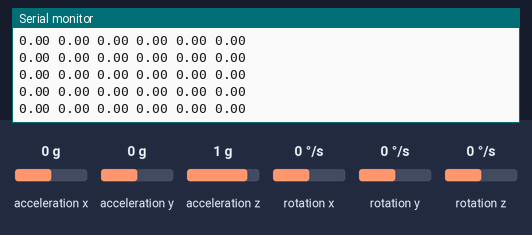
The sketch below on a simulated Raspberry Pi Pico. On the bench: the last lines printed to the serial monitor. Inputs (shaded band) come from the test bench; at power-on: acceleration x 0 g, acceleration y 0 g, acceleration z 1 g, rotation x 0 °/s, rotation y 0 °/s, rotation z 0 °/s.

Above: at 19.2 s.
19.3 s: acceleration x set to -1.4 g
At 20.2 s:
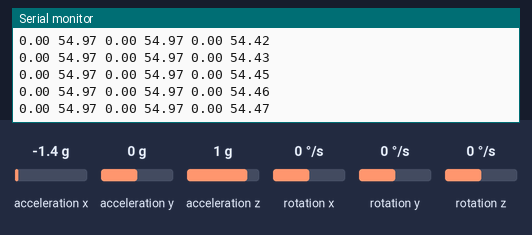
20.8 s: acceleration y set to 0.8 g
At 21.6 s:
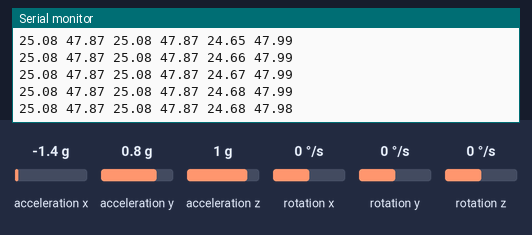
23.8 s: acceleration z set to -1.4 g
At 24.3 s:
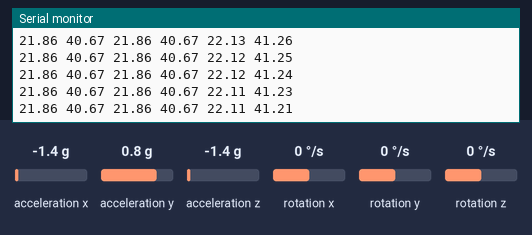
25.3 s: rotation x set to -192 °/s
At 26.0 s:
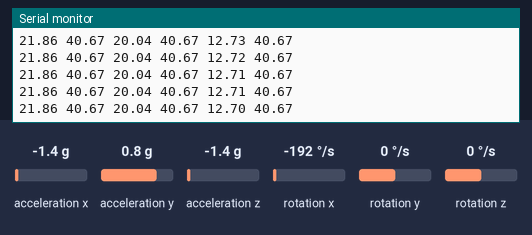
26.8 s: rotation y set to -192 °/s
Timing chart, 0 to 27.7 s (numbered marks = the images above; inputs shaded):
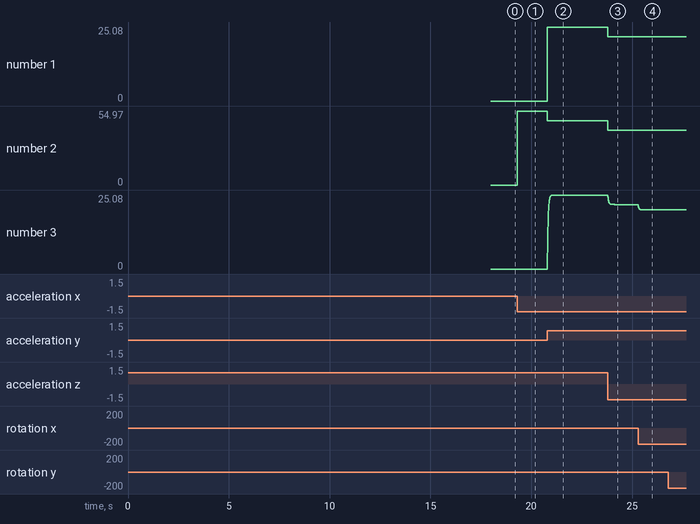

The sketch:

IMUread.ino
```cpp
#include <Wire.h>
#include <MPU6050.h>

MPU6050 mpu;

unsigned long previousTime = 0;
const unsigned long interval = 1;  // Update interval in milliseconds

// Read accelerometer and gyroscope data
int16_t rawAx, rawAy, rawAz;
int16_t rawGx, rawGy, rawGz;

// Calibrated coefficients
float Cal_Accel_X;
float Cal_Accel_Y;
float Cal_Accel_Z;

float Cal_Gyro_Roll;
float Cal_Gyro_Pitch;
float Cal_Gyro_Yaw;

// Calibrated form raw data
double CalibratedAx;
double CalibratedAy;
double CalibratedAz;

double CalibratedGx;
double CalibratedGy;
double CalibratedGz;

// Raw Orientation form accelerometer
double Pitch_Accel;
double Roll_Accel;

double Roll_Gyro;
double Pitch_Gyro;

// Kalman
float KalmanAngleRoll = 0;
float KalmanUncertaintyAngleRoll = 4; // std dev = 2
float KalmanAnglePitch = 0;
float KalmanUncertaintyAnglePitch = 4; // std dev = 2
float KalmanOutput[] = {0,0}; // angle prediction, uncertainty of the prediction

void setup() {
  Serial.begin(9600);

  Wire.setSDA(0);
  Wire.setSCL(1);
  Wire.begin();

  mpu.initialize();
  mpu.setFullScaleGyroRange(0x01);

  Serial.println("Testing connection to MPU6050...");
  Serial.println(mpu.testConnection() ? "MPU6050 connection successful" : "MPU6050 connection failed");

  Calibrate_factor();
}

void loop() {
  unsigned long currentTime = millis();
  if (currentTime - previousTime >= interval) {
    previousTime = currentTime;
    IMU_Calibration();

    // Orientation form Accelerometer
    Roll_Accel = atan(CalibratedAy/sqrt(CalibratedAx*CalibratedAx + CalibratedAz*CalibratedAz)) * 180.0/3.142;
    Pitch_Accel =  -atan(CalibratedAx/sqrt(CalibratedAy*CalibratedAy + CalibratedAz*CalibratedAz)) * 180.0/3.142;

    // Orientaation form Gyrometer
    float dt = interval / 1000.0;  // Convert interval to seconds
    Roll_Gyro += CalibratedGx * dt;
    Pitch_Gyro += CalibratedGy * dt;

    // Add complementary filter to combine accelerometer and gyroscope readings
    double alpha = 0.98;  // Complementary filter constant
    double Roll = alpha * Roll_Gyro + (1 - alpha) * Roll_Accel;
    double Pitch = alpha * Pitch_Gyro + (1 - alpha) * Pitch_Accel;

    DiscreteKalmanFilter(KalmanAngleRoll,CalibratedGx,Roll_Accel,KalmanUncertaintyAngleRoll);
    KalmanAngleRoll = KalmanOutput[0];
    KalmanUncertaintyAngleRoll = KalmanOutput[1];

    DiscreteKalmanFilter(KalmanAnglePitch,CalibratedGy,Pitch_Accel,KalmanUncertaintyAnglePitch);
    KalmanAnglePitch = KalmanOutput[0];
    KalmanUncertaintyAnglePitch = KalmanOutput[1];

    // Update Roll_Gyro and Pitch_Gyro with the filtered values
    Roll_Gyro = Roll;
    Pitch_Gyro = Pitch;

    Serial.print(Roll_Accel);
    Serial.print(" ");
    Serial.print(Pitch_Accel);
    Serial.print(" ");
    Serial.print(KalmanAngleRoll);
    Serial.print(" ");
    Serial.print(KalmanAnglePitch);
    Serial.print(" ");
    Serial.print(Roll);
    Serial.print(" ");
    Serial.print(Pitch);
    Serial.println();
  }
}

void IMU_Calibration(){
    mpu.getMotion6(&rawAx, &rawAy, &rawAz, &rawGx, &rawGy, &rawGz);
    // Map raw accelerometer values to g
    CalibratedAx = (rawAx - Cal_Accel_X) / 16384.0;
    CalibratedAy = (rawAy - Cal_Accel_Y) / 16384.0;
    CalibratedAz = ((rawAz - Cal_Accel_Z) / 16384.0) + 0.981;

    // Convert raw gyroscope values
    CalibratedGx = (rawGx - Cal_Gyro_Roll) / 65.5;
    CalibratedGy = (rawGy - Cal_Gyro_Pitch) / 65.5;
    CalibratedGz = (rawGz - Cal_Gyro_Yaw) / 65.5;
}

void Calibrate_factor(){
    for(int i = 0; i < 5000;i++){
      mpu.getMotion6(&rawAx, &rawAy, &rawAz, &rawGx, &rawGy, &rawGz);
      Cal_Accel_X += rawAx;
      Cal_Accel_Y += rawAy;
      Cal_Accel_Z += rawAz;

      Cal_Gyro_Roll += rawGx;
      Cal_Gyro_Pitch = rawGy;
      Cal_Gyro_Yaw = rawGz;
    }

    Cal_Accel_X /= 5000;
    Cal_Accel_Y /= 5000;
    Cal_Accel_Z /= 5000;

    Cal_Gyro_Roll /= 5000;
    Cal_Gyro_Pitch /= 5000;
    Cal_Gyro_Yaw /= 5000;
}

void DiscreteKalmanFilter(float KalmanState,float KalmanInput,float KalmanMeasurement,float KalmanUncertainty){ // KalmanInput = rotation rate, KalmanMeasurement = accelerometer angle
  KalmanState = KalmanState + interval/1000.0 * KalmanInput; // Xk = Ax + Bu
  KalmanUncertainty =  KalmanUncertainty + 1*1; // Pk = APkAT + Q
  float KalmanGain = KalmanUncertainty/(KalmanUncertainty + 10*10); // Pk = PCT/CPCT + R
  KalmanState = KalmanState + KalmanGain*(KalmanMeasurement - KalmanState); // Xk = Xk + K(y - Cx)
  KalmanUncertainty = (1 - KalmanGain)*KalmanUncertainty; // Pk = (I - KC)Pk

  KalmanOutput[0] = KalmanState;
  KalmanOutput[1] = KalmanUncertainty;
}
```

Measured:
- after the input at 19.3 s, the serial monitor: prints a new line at once (image 1)
- plotted number 2: 0 → 54.97 after the input at 19.3 s
